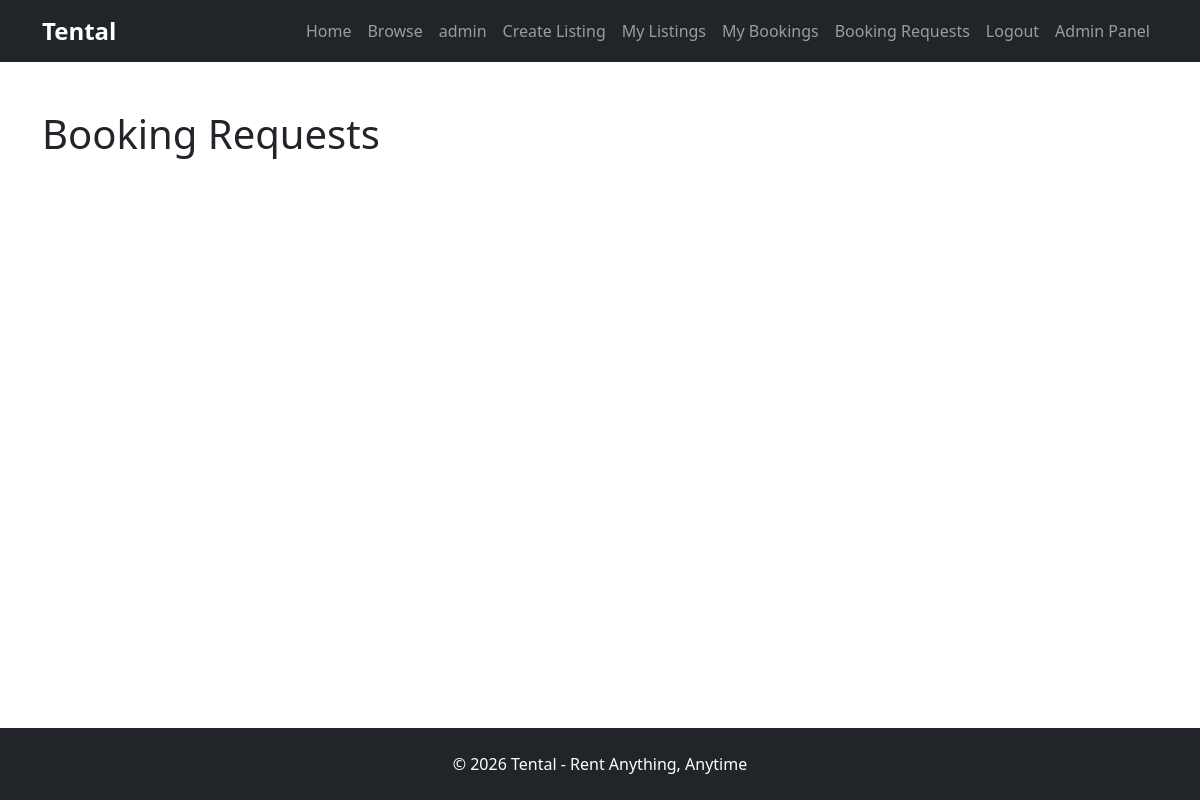
The page /booking-requests (signed in) on the database as committed earlier.
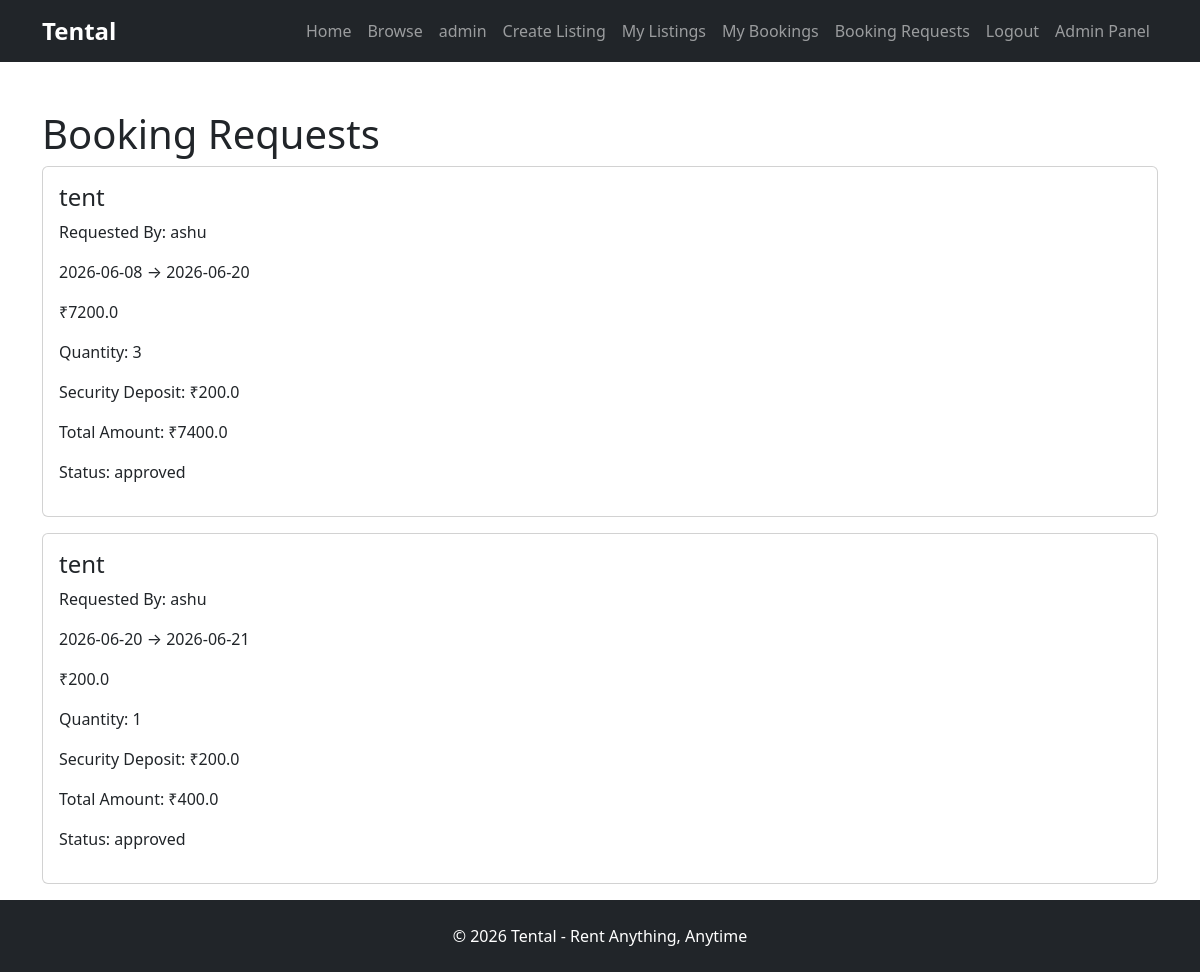
The same page on the database as committed later.
### models/user.py (models this page shows)
class User(UserMixin, db.Model):
    id = db.Column(db.Integer, primary_key=True)
    name = db.Column(
        db.String(100),
        nullable=False
    )
    email = db.Column(
        db.String(120),
        unique=True,
        nullable=False
    )
    password = db.Column(
        db.String(255),
        nullable=False
    )
    rentals = db.relationship(
        "RentalItem",
        backref="owner",
        lazy=True
    )
    is_admin = db.Column(
        db.Boolean,
        default=False
    )
    is_active_user = db.Column(
        db.Boolean,
        default=True
    )
    bookings = db.relationship(
        "Booking",
        backref="user",
        lazy=True
    )

### models/booking.py (models this page shows)
class Booking(db.Model):
    id = db.Column(
        db.Integer,
        primary_key=True
    )
    user_id = db.Column(
        db.Integer,
        db.ForeignKey("user.id"),
        nullable=False
    )
    rental_item_id = db.Column(
        db.Integer,
        db.ForeignKey("rental_item.id"),
        nullable=False
    )
    status = db.Column(
        db.String(20),
        default="pending"
    )
    start_date = db.Column(
        db.Date,
        nullable=False
    )
    end_date = db.Column(
        db.Date,
        nullable=False
    )
    total_price = db.Column(
        db.Float,
        nullable=False
    )
    created_at = db.Column(
        db.DateTime,
        default=datetime.utcnow
    )
    quantity_booked = db.Column(
        db.Integer,
        nullable=False,
        default=1
    )
    security_deposit = db.Column(
        db.Float,
        nullable=False,
        default=0
    )

### models/rental_item.py (models this page shows)
class RentalItem(db.Model):
    id = db.Column(db.Integer, primary_key=True)
    title = db.Column(db.String(100), nullable=False)
    description = db.Column(db.Text, nullable=False)
    price_per_day = db.Column(db.Float, nullable=False)
    category = db.Column(db.String(100), nullable=False)
    user_id = db.Column(
        db.Integer,
        db.ForeignKey("user.id"),
        nullable=False
    )
    status = db.Column(
        db.String(20),
        default="pending"
    )
    image = db.Column(
        db.String(255)
    )
    bookings = db.relationship(
        "Booking",
        backref="rental_item",
        lazy=True
    )
    quantity = db.Column(
        db.Integer,
        nullable=False,
        default=1
    )
    security_deposit = db.Column(
        db.Float,
        nullable=False,
        default=0
    )

### routes/main.py (the view)
@main.route("/booking-requests")
@login_required
def booking_requests():
    bookings = Booking.query.join(
        Booking.rental_item
    ).filter(
        RentalItem.user_id == current_user.id
    ).all()
    return render_template(
        "booking_requests.html",
        bookings=bookings
    )

### models/user.py (called while the page is built)
@login_manager.user_loader
def load_user(user_id):
    return User.query.get(int(user_id))

### templates/booking_requests.html
{% extends "base.html" %} {% block content %}
<div class="container mt-5">
  <h1>Booking Requests</h1>
  {% for booking in bookings %}
  <div class="card mb-3">
    <div class="card-body">
      <h4>{{ booking.rental_item.title }}</h4>
      <p>Requested By: {{ booking.user.name }}</p>
      <p>{{ booking.start_date }} → {{ booking.end_date }}</p>
      <p>₹{{ booking.total_price }}</p>
      <p>Quantity: {{ booking.quantity_booked }}</p>
      <p>Security Deposit: ₹{{ booking.security_deposit }}</p>
      <p>Total Amount: ₹{{ booking.total_price + booking.security_deposit }}</p>
      <p>Status: {{ booking.status }}</p>
    </div>
  </div>
  {% endfor %}
</div>
{% endblock %}

### templates/base.html (shortened to what this page needs)
<!doctype html>
<html lang="en">
  <head>
    <link
      href="https://cdn.jsdelivr.net/npm/bootstrap@5.3.7/dist/css/bootstrap.min.css"
      rel="stylesheet"
    />
    <link
      rel="stylesheet"
      href="{{ url_for('static', filename='css/style.css') }}"
    />
  </head>
  <body>
    <nav class="navbar navbar-expand-lg navbar-dark bg-dark">
      <div class="container">
        <a class="navbar-brand" href="#">Tental</a>
        <div class="navbar-nav ms-auto">
          <a class="nav-link" href="{{ url_for('main.home') }}">Home</a>
          <a class="nav-link" href="{{ url_for('main.browse') }}">Browse</a>
          {% if current_user.is_authenticated %}
          <span class="nav-link"> {{ current_user.name }} </span>
          <a class="nav-link" href="{{ url_for('main.create_listing') }}">
            Create Listing
          </a>
          <a class="nav-link" href="{{ url_for('main.my_listings') }}">
            My Listings
          </a>
          <a class="nav-link" href="{{ url_for('main.my_bookings') }}">
            My Bookings
          </a>
          <a class="nav-link" href="{{ url_for('main.booking_requests') }}">
            Booking Requests
          </a>
          <a class="nav-link" href="{{ url_for('auth.logout') }}"> Logout </a>
          {% if current_user.is_authenticated and current_user.is_admin %}
          <a class="nav-link" href="{{ url_for('main.admin_dashboard') }}">
            Admin Panel
          </a>
          {% endif %} {% else %}
          <a class="nav-link" href="{{ url_for('auth.login') }}"> Login </a>
          <a class="nav-link" href="{{ url_for('auth.register') }}">
            Register
          </a>
          {% endif %}
        </div>
      </div>
    </nav>
    <main class="flex-grow-1">{% block content %} {% endblock %}</main>
    <footer id="footer-section" class="bg-dark text-white text-center py-4">
      <p class="mb-0">© 2026 Tental - Rent Anything, Anytime</p>
    </footer>
  </body>
</html>

### static/css/style.css (style rules this page uses)
:root { --primary-color: #2E8B57; --secondary-color: #1E293B; }
html, body { height: 100%; }
body { display: flex; flex-direction: column; }
#footer-section { margin-top: auto; }
.navbar-brand { font-size: 1.5rem; font-weight: 700; }

Rows that differ between the two databases and show on the page:
added Booking: rental_item "tent", user.name "ashu", start_date "2026-06-08", end_date "2026-06-20", total_price "7200.0", quantity_booked "3", security_deposit "200.0", booking.total_price+booking.security_deposit "7400.0", status "approved"
added Booking: rental_item "tent", user.name "ashu", start_date "2026-06-20", end_date "2026-06-21", total_price "200.0", quantity_booked "1", security_deposit "200.0", booking.total_price+booking.security_deposit "400.0", status "approved"
